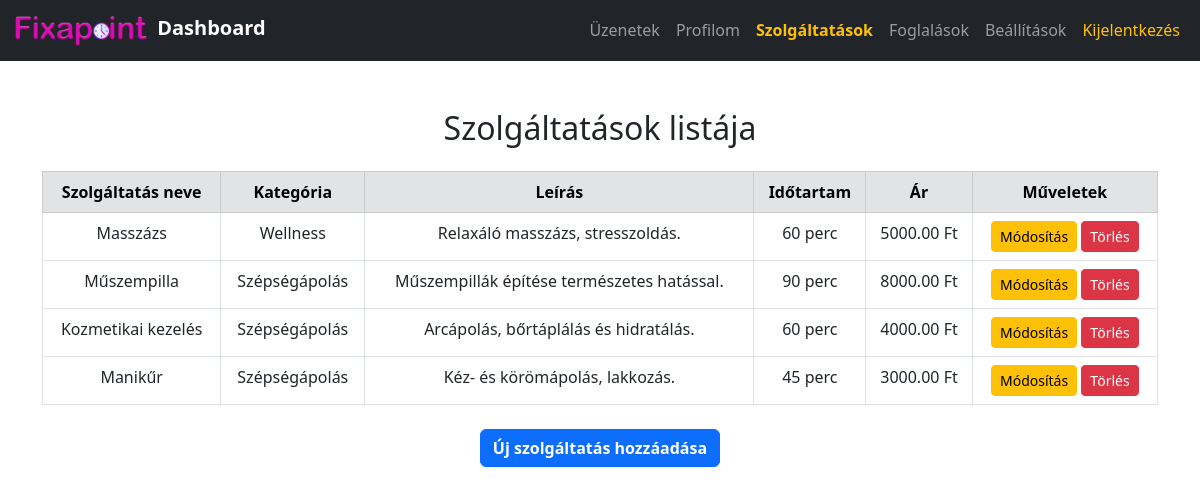
The app's page /app/view/auth/dashboard/services.php (signed in) with its own data.
### tables this page shows
CREATE TABLE `services` (
  `id` int(11) NOT NULL,
  `nameOfService` varchar(255) NOT NULL,
  `categoryOfService` varchar(45) NOT NULL,
  `description` text DEFAULT NULL,
  `duration` int(11) NOT NULL,
  `price` decimal(10,2) NOT NULL
);

### app/model/dashboard/ServiceDao.php (called while the page is built, shortened)
<?php
class ServiceDao
{
    private $db;
    public function __construct()
    {
        $this->db = new Database();
    }
    public function getAllServices()
    {
        $connection = $this->db->getConnection();
        $sql = "SELECT * FROM services";
        try {
            $statement = $connection->query($sql);
            return $statement->fetchAll(\PDO::FETCH_ASSOC);
        } catch (\PDOException $e) {
            return ['status' => 'error', 'message' => 'Hiba történt a szolgáltatások lekérése közben: ' . $e->getMessage()];
        }
    }
}

### app/controller/dashboard/ServiceController.php (called while the page is built, shortened)
<?php
require_once __DIR__ . '/../../model/dashboard/ServiceDao.php';
class ServiceController
{
    private $serviceDao;
    public function __construct()
    {
        $this->serviceDao = new ServiceDao();
    }
    public function getAllServices()
    {
        $services = $this->serviceDao->getAllServices();
        if ($services) {
            return $services;
        } else {
            return $services ?: [];
        }
    }
}

### app/view/auth/dashboard/services.php (the view, shortened to what this page needs)
<?php
include_once 'header.php';
$serviceController = new ServiceController();
$services = $serviceController->getAllServices();
?>
    <div class="container mt-5">
      <h2 class="mb-4 text-center fs-2">Szolgáltatások listája</h2>
      <div class="table-responsive">
        <table class="table table-bordered text-center table-hover">
          <thead class="table-secondary">
            <tr>
              <th>Szolgáltatás neve</th>
              <th>Kategória</th>
              <th>Leírás</th>
              <th>Időtartam</th>
              <th>Ár</th>
              <th>Műveletek</th>
            </tr>
          </thead>
          <tbody>
            <?php if (!empty($services) && is_array($services) && isset($services[0]['nameOfService'])): ?>
              <?php foreach ($services as $service): ?>
                <tr>
                  <td><?= htmlspecialchars($service['nameOfService']) ?></td>
                  <td><?= htmlspecialchars($service['categoryOfService']) ?></td>
                  <td><?= htmlspecialchars($service['description']) ?></td>
                  <td><?= htmlspecialchars($service['duration']) ?> perc</td>
                  <td><?= htmlspecialchars($service['price']) ?> Ft</td>
                  <td>
                    <a href="update_service.php?id=<?= htmlspecialchars($service['id']) ?>" class="btn btn-warning btn-sm">Módosítás</a>
                    <a href="delete_service.php?id=<?= htmlspecialchars($service['id']) ?>" class="btn btn-danger btn-sm"
                       onclick="return confirm('Biztosan törölni szeretnéd ezt a szolgáltatást?');">Törlés</a>
                  </td>
                </tr>
              <?php endforeach; ?>
            <?php else: ?>
              <tr><td colspan="6">Nincs megjeleníthető szolgáltatás vagy hiba történt.</td></tr>
            <?php endif; ?>
          </tbody>
        </table>
        <div class="d-flex justify-content-center mt-4">
    <a href="add_service.php" class="btn btn-primary fw-bold">
         Új szolgáltatás hozzáadása
    </a>
</div>

### records on screen
services: nameOfService "Masszázs", categoryOfService "Wellness", description "Relaxáló masszázs, stresszoldás.", duration "60", price "5000.00"
services: nameOfService "Műszempilla", categoryOfService "Szépségápolás", description "Műszempillák építése természetes hatással.", duration "90", price "8000.00"
services: nameOfService "Kozmetikai kezelés", categoryOfService "Szépségápolás", description "Arcápolás, bőrtáplálás és hidratálás.", duration "60", price "4000.00"
services: nameOfService "Manikűr", categoryOfService "Szépségápolás", description "Kéz- és körömápolás, lakkozás.", duration "45", price "3000.00"
